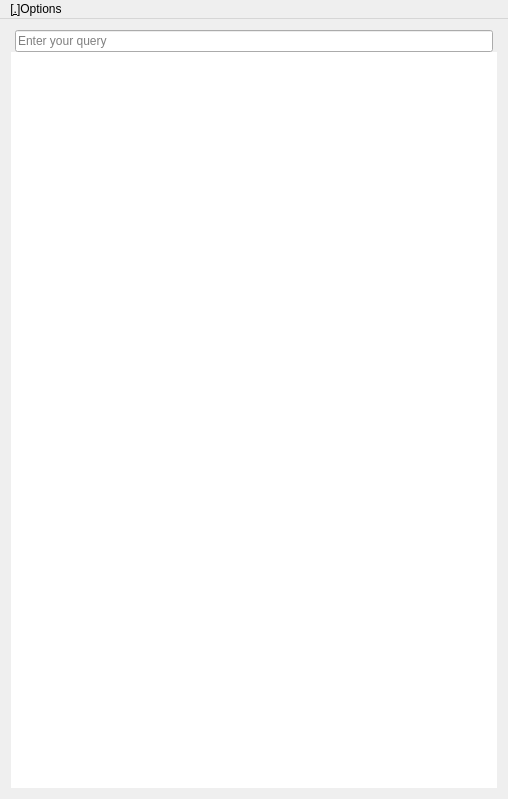
<?xml version="1.0" encoding="UTF-8"?>
<ui version="4.0">
 <class>Zeal::WidgetUi::MainWindow</class>
 <widget class="QMainWindow" name="Zeal::WidgetUi::MainWindow">
  <property name="geometry">
   <rect>
    <x>0</x>
    <y>0</y>
    <width>508</width>
    <height>799</height>
   </rect>
  </property>
  <property name="windowTitle">
   <string>Zeal</string>
  </property>
  <widget class="QWidget" name="centralWidget">
   <layout class="QVBoxLayout" name="verticalLayout">
    <item>
     <layout class="QVBoxLayout" name="resultPane">
      <property name="spacing">
       <number>0</number>
      </property>
      <item>
       <widget class="ToolBarFrame" name="searchEditWidget" native="true">
        <property name="styleSheet">
         <string notr="true"/>
        </property>
        <layout class="QVBoxLayout" name="searchToolBarFrame">
         <property name="spacing">
          <number>4</number>
         </property>
         <property name="leftMargin">
          <number>4</number>
         </property>
         <property name="topMargin">
          <number>0</number>
         </property>
         <property name="rightMargin">
          <number>4</number>
         </property>
         <property name="bottomMargin">
          <number>0</number>
         </property>
         <item>
          <widget class="SearchEdit" name="lineEdit">
           <property name="placeholderText">
            <string>Enter your query</string>
           </property>
           <property name="clearButtonEnabled">
            <bool>true</bool>
           </property>
          </widget>
         </item>
        </layout>
       </widget>
      </item>
      <item>
       <widget class="QSplitter" name="tocSplitter">
        <property name="minimumSize">
         <size>
          <width>150</width>
          <height>0</height>
         </size>
        </property>
        <property name="orientation">
         <enum>Qt::Vertical</enum>
        </property>
        <widget class="QTreeView" name="treeView">
         <property name="frameShape">
          <enum>QFrame::NoFrame</enum>
         </property>
         <property name="uniformRowHeights">
          <bool>true</bool>
         </property>
         <attribute name="headerVisible">
          <bool>false</bool>
         </attribute>
        </widget>
       </widget>
      </item>
     </layout>
    </item>
   </layout>
  </widget>
  <widget class="QMenuBar" name="menuBar">
   <property name="geometry">
    <rect>
     <x>0</x>
     <y>0</y>
     <width>508</width>
     <height>21</height>
    </rect>
   </property>
   <widget class="QMenu" name="menuFile">
    <property name="title">
     <string>[&amp;.]Options</string>
    </property>
    <addaction name="actionNewTab"/>
    <addaction name="actionCloseTab"/>
    <addaction name="actionPreferences"/>
    <addaction name="actionDocsets"/>
    <addaction name="actionAboutZeal"/>
    <addaction name="separator"/>
    <addaction name="actionQuit"/>
   </widget>
   <addaction name="menuFile"/>
  </widget>
  <action name="actionQuit">
   <property name="icon">
    <iconset theme="application-exit">
     <normaloff>.</normaloff>.</iconset>
   </property>
   <property name="text">
    <string>&amp;Quit</string>
   </property>
  </action>
  <action name="actionPreferences">
   <property name="icon">
    <iconset theme="preferences-desktop">
     <normaloff>.</normaloff>.</iconset>
   </property>
   <property name="text">
    <string>Prefere&amp;nces</string>
   </property>
  </action>
  <action name="actionAboutZeal">
   <property name="icon">
    <iconset theme="help-about">
     <normaloff>.</normaloff>.</iconset>
   </property>
   <property name="text">
    <string>About &amp;Zeal</string>
   </property>
  </action>
  <action name="actionBack">
   <property name="enabled">
    <bool>false</bool>
   </property>
   <property name="icon">
    <iconset theme="go-previous">
     <normaloff>.</normaloff>.</iconset>
   </property>
   <property name="text">
    <string>&amp;Back</string>
   </property>
  </action>
  <action name="actionForward">
   <property name="enabled">
    <bool>false</bool>
   </property>
   <property name="icon">
    <iconset theme="go-next">
     <normaloff>.</normaloff>.</iconset>
   </property>
   <property name="text">
    <string>&amp;Forward</string>
   </property>
  </action>
  <action name="actionNewTab">
   <property name="icon">
    <iconset theme="tab-new">
     <normaloff>.</normaloff>.</iconset>
   </property>
   <property name="text">
    <string>New &amp;Tab</string>
   </property>
  </action>
  <action name="actionCloseTab">
   <property name="text">
    <string>&amp;Close Tab</string>
   </property>
  </action>
  <action name="actionNextTab">
   <property name="text">
    <string>Next Tab</string>
   </property>
  </action>
  <action name="actionPreviousTab">
   <property name="text">
    <string>Previous Tab</string>
   </property>
  </action>
  <action name="actionSubmitFeedback">
   <property name="text">
    <string>&amp;Submit Feedback...</string>
   </property>
  </action>
  <action name="actionCheckForUpdates">
   <property name="text">
    <string>&amp;Check for updates...</string>
   </property>
  </action>
  <action name="actionFind">
   <property name="icon">
    <iconset theme="edit-find">
     <normaloff>.</normaloff>.</iconset>
   </property>
   <property name="text">
    <string>&amp;Find</string>
   </property>
  </action>
  <action name="actionDocsets">
   <property name="text">
    <string>&amp;Docsets...</string>
   </property>
  </action>
 </widget>
 <layoutdefault spacing="6" margin="11"/>
 <customwidgets>
  <customwidget>
   <class>SearchEdit</class>
   <extends>QLineEdit</extends>
   <header>ui/widgets/searchedit.h</header>
  </customwidget>
  <customwidget>
   <class>ToolBarFrame</class>
   <extends>QWidget</extends>
   <header>ui/widgets/toolbarframe.h</header>
   <container>1</container>
  </customwidget>
 </customwidgets>
 <resources/>
 <connections/>
</ui>
